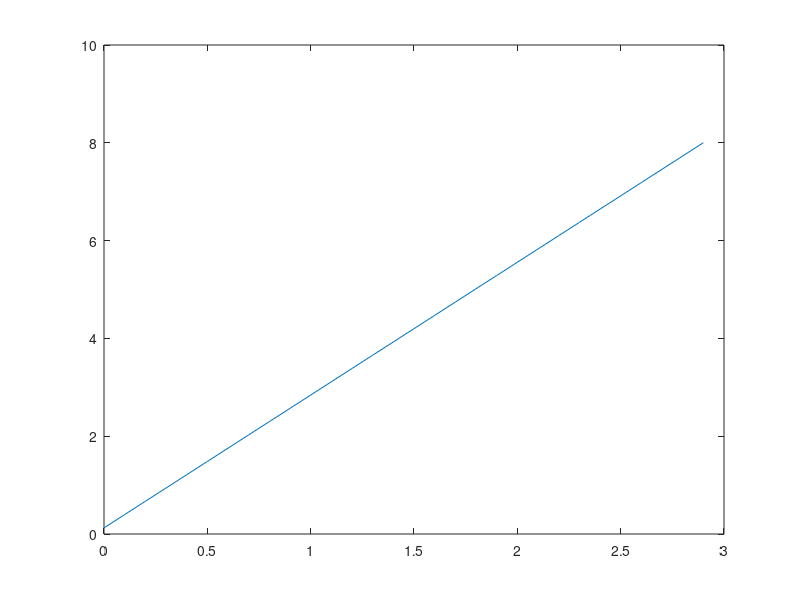

Here is the MATLAB script that generated this plot:
addpath(pwd)
function  resultado = lineal(sumaX,sumaY, sumaXCuadrados, productoXY, N) %Calcula a y b para la aproximacion lineal    
    a = det([productoXY, sumaX; sumaY, N]) / det([sumaXCuadrados, sumaX; sumaX, N]);
    b = det([sumaXCuadrados, productoXY; sumaX, sumaY]) / det([sumaXCuadrados, sumaX; sumaX, N]);
    resultado = [a,b];
endfunction


function graficarLineal(x1, x2, a, b)
  x = x1:0.1:x2;
  y = a * x + b;
  plot(x,y);  
endfunction

%Ejemplo de clase
res = lineal(9.6, 26.7, 21.1, 58.51, 5);
printf("Y = %dX + %d\n", res(1), res(2));
graficarLineal(0, 2.9, res(1), res(2));

